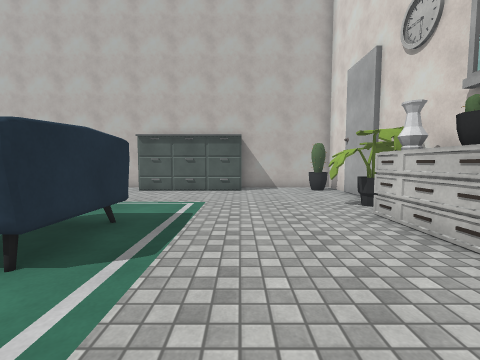
view 1 (above)

15 first-person views from a walk through a Unity game level. The camera is 1.3 m above the floor, tilts 4° down and sees 90° across. The floor is counted in squares, 1 m on a side. Each view is taken from the middle of a square. On the plan, view 1 faces up. The plan holds only what a view shows up to about 12 squares ahead; the rest is blank. Some animated figures are left out. Surface patterns are stand-ins for the level's own textures.

view 2
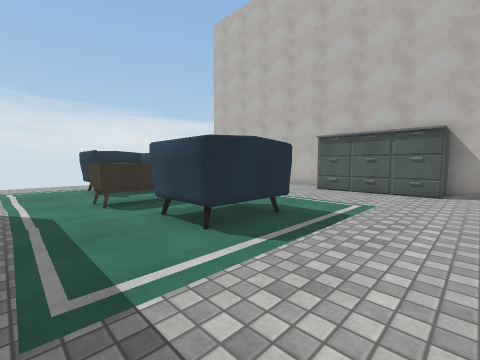

view 3
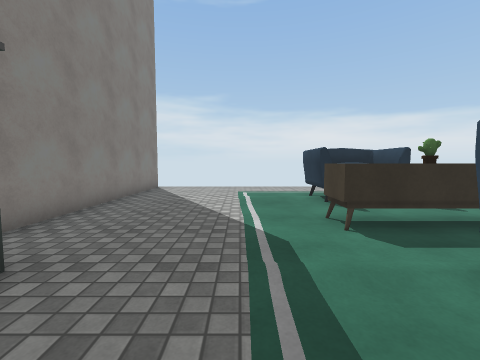

view 4
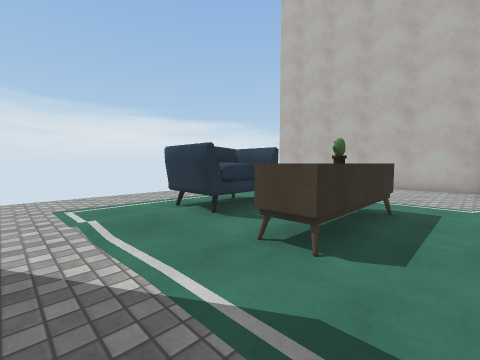

view 5
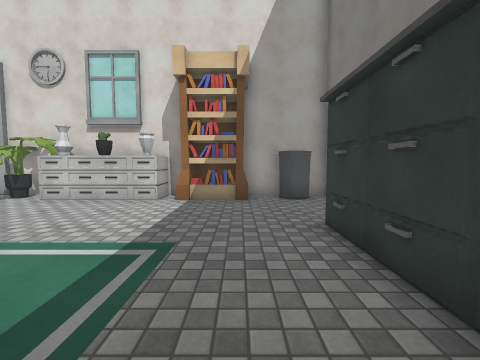

view 6
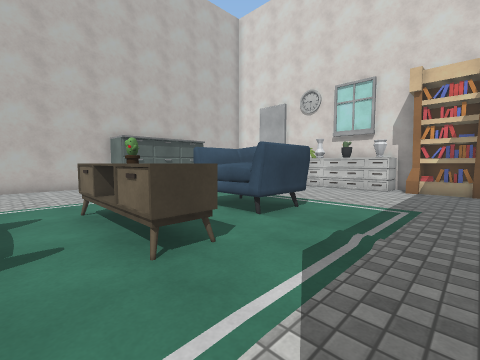

view 7
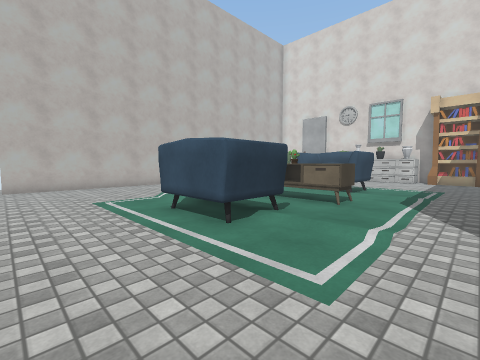

view 8
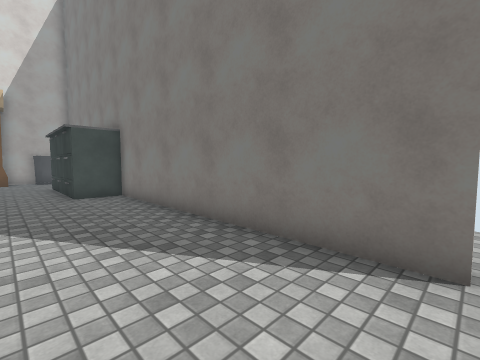

view 9
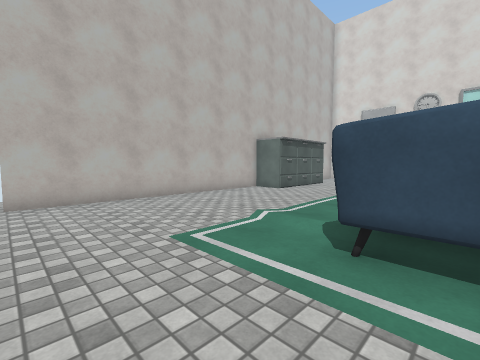

view 10
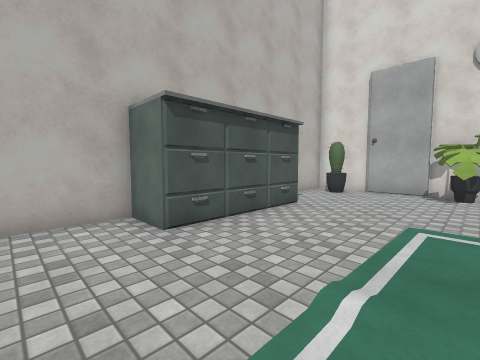

view 11
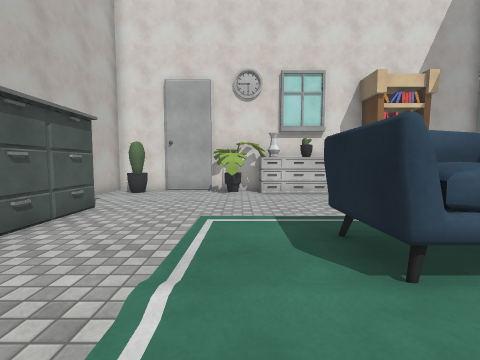

view 12
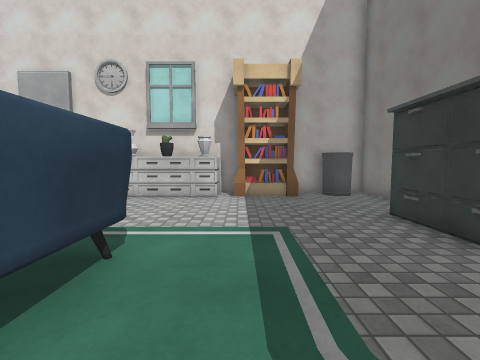

view 13
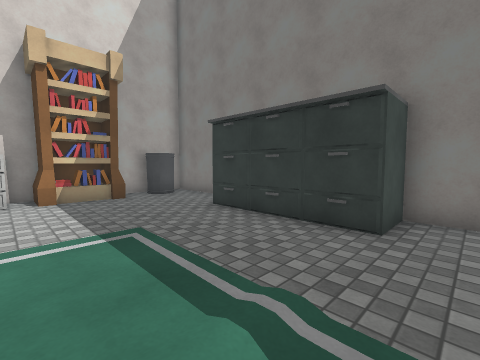

view 14
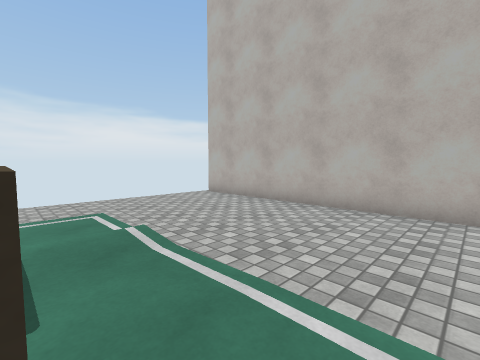

view 15
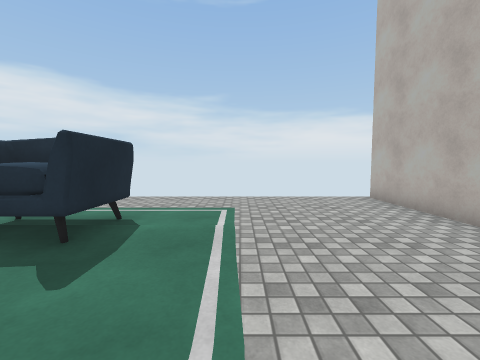

### Floor plan
Key: @ floor where view 1 was taken; # wall or solid block; x gap in a wall; . floor; = window, fence, low wall or low ledge; R drawers; A vase; O other object.
Columns run from 15 left of view 1 to 5 right of it. Each row starts with its distance up from view 1.
 13 x##########    ######
 12 ..........#    #..###
 11 ...........R#RR#...##
 10 ....................#
  9 ....................#
  8 ..................#=#
  7 ..................###
  6 .......RR..........##
  5 ...OOO.RR.OOO......A#
  4 ...OOO.RR.OOO......R#
  3 ...OOO.RR.OOO......R#
  2 .......RR..........A#
  1 ...................##
  0 ...............@...##
 -1 ...................##
 -2  ...................#
 -3 ..........#R#RR#...##
 -4 ..........#     ...##
 -5 x##########      ####

Where each view was taken, in squares from view 1:
view 1: 0 up, 0 right, facing up
view 2: 0 up, 1 right, facing up-left
view 3: 0 up, 2 left, facing left
view 4: 1 down, 5 left, facing up-left
view 5: 1 down, 5 left, facing right
view 6: 1 down, 9 left, facing up-right
view 7: 1 down, 15 left, facing up-right
view 8: 1 down, 15 left, facing down-right
view 9: 4 up, 15 left, facing up-right
view 10: 7 up, 7 left, facing up-right
view 11: 7 up, 7 left, facing right
view 12: 1 up, 6 left, facing right
view 13: 2 up, 6 left, facing down-right
view 14: 6 up, 6 left, facing up-left
view 15: 8 up, 6 left, facing left
